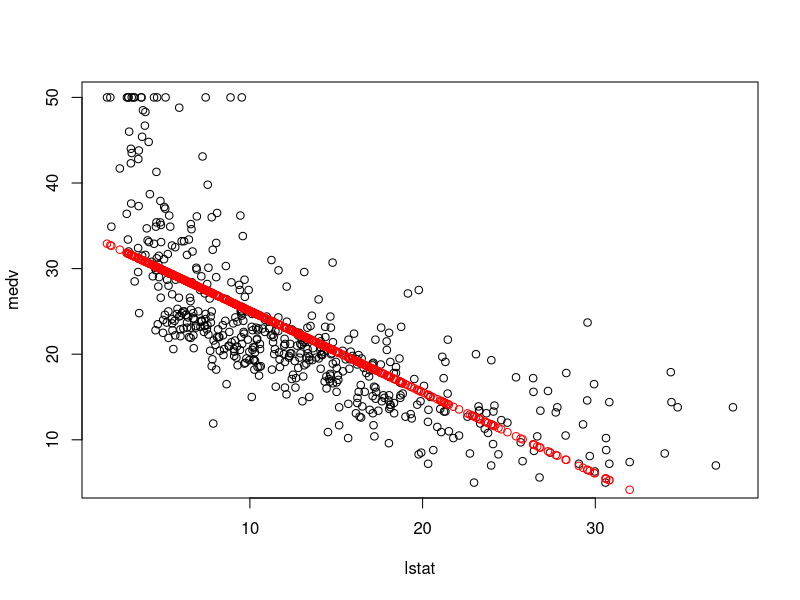
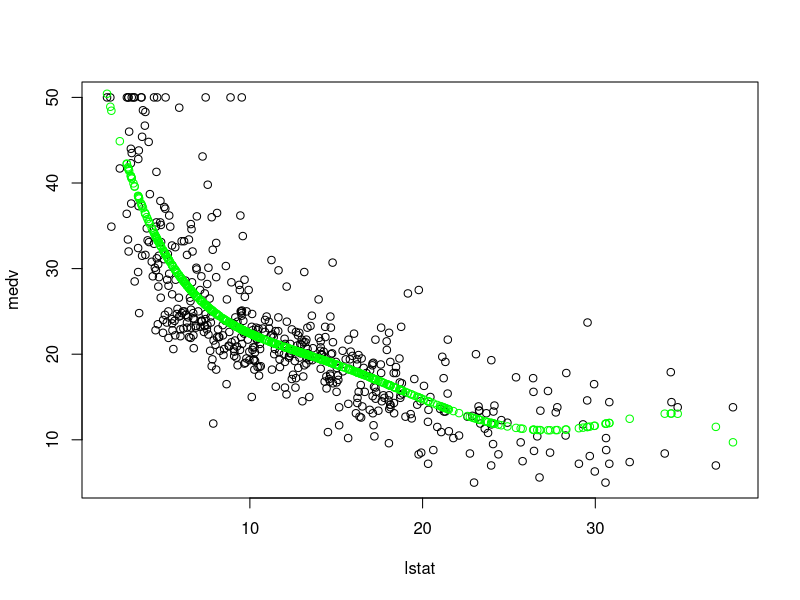
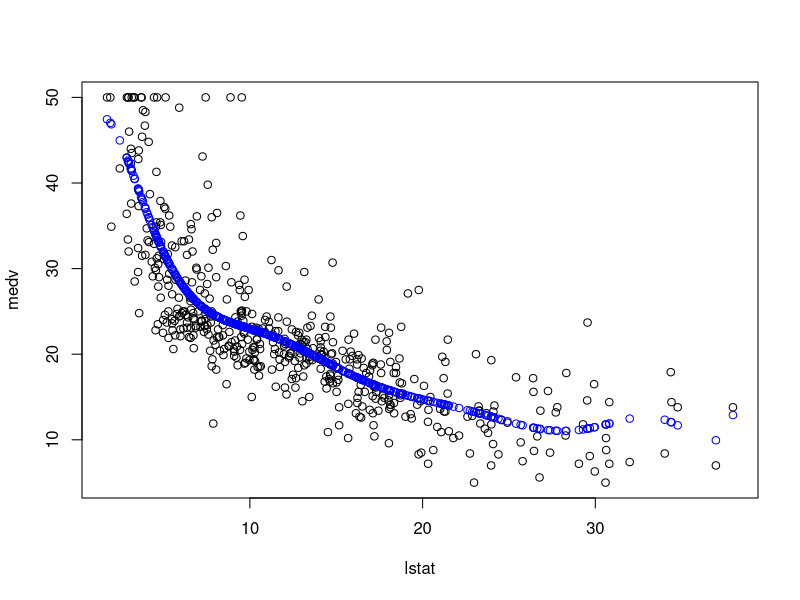
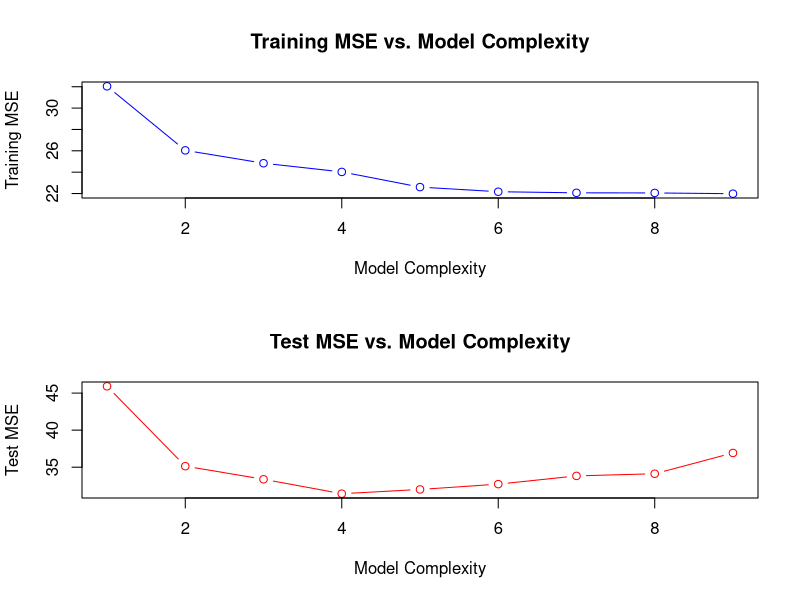

Here is the R script that generated these plots, in order:
library(MASS)

m1 = lm(medv~lstat,data=Boston)
m5 = lm(medv~poly(lstat,5,raw=TRUE),data=Boston)
m9 = lm(medv~poly(lstat,9,raw=TRUE),data=Boston)

par(mfrow=c(1,1))
plot(medv~lstat,data=Boston)
points(Boston$lstat,m1$fitted.values,col='red')
## m1$fitted values are the predicted values we obtain from the model m1

plot(medv~lstat,data=Boston)
points(Boston$lstat,m5$fitted.values,col='green')
## m5$fitted values are the predicted values we obtain from the model m5

plot(medv~lstat,data=Boston)
points(Boston$lstat,m9$fitted.values,col='blue')
## m9$fitted values are the predicted values we obtain from the model m9

set.seed(13)
n = dim(Boston)[1]
train_index = sample(1:n,n/2,replace=F)
train_boston = Boston[train_index,]
test_boston = Boston[-train_index,]

M1 = lm(medv~lstat,data=train_boston)
M5 = lm(medv~poly(lstat,5,raw=TRUE),data=train_boston)
M9 = lm(medv~poly(lstat,9,raw=TRUE),data=train_boston)

## training MSE from M1
mean((train_boston$medv - M1$fitted.values)^2)

## predicted values from the test set
Yhat_test = predict(M1,newdata=test_boston)
## how do we compute the test MSE from M1? 

###########################
#### In-class Activity ####
###########################

#### fit 9 models of increasing complexity on the training set: 
## M1 = lm(medv~poly(lstat,1,raw=TRUE),data=train_boston)
## M2 = lm(medv~poly(lstat,2,raw=TRUE),data=train_boston)
## M3 = lm(medv~poly(lstat,2,raw=TRUE),data=train_boston)
## ..
## ..
## M9 = lm(medv~poly(lstat,9,raw=TRUE),data=train_boston)

## obtain the training MSE and test MSE for each of these models. 
## Create a plot where the training MSE is on the y-axis and the 
## model complexity (1 - 9) is on the x-axis. 
## Create a similar plot for the test MSE. 

## Work in groups to come up with a collective solution. 
## Copy/paste your code and plots into Ed Discussion 
## Please make sure you set.seed(13) so that we all get comparable results!
## Please be sure to list all your group members names so that everyone gets participation credit. 
## Only one group memeber needs to post on Ed Discussion. 
train_MSE <- numeric(9)
test_MSE <- numeric(9)

for (i in 1:9) {
  if (i == 1) {
    model = lm(medv ~ lstat, data=train_boston)
  } else {
    model = lm(medv ~ poly(lstat, i, raw=TRUE), data=train_boston)
  }
  
  # Training MSE
  train_MSE[i] = mean((train_boston$medv - predict(model, newdata=train_boston))^2)
  
  # Test MSE
  Yhat_test = predict(model, newdata=test_boston)
  test_MSE[i] = mean((test_boston$medv - Yhat_test)^2)
}

par(mfrow=c(2,1))

# Training MSE
plot(1:9, train_MSE, type="b", col="blue", xlab="Model Complexity", ylab="Training MSE",
     main="Training MSE vs. Model Complexity")

# Test MSE
plot(1:9, test_MSE, type="b", col="red", xlab="Model Complexity", ylab="Test MSE",
     main="Test MSE vs. Model Complexity")

